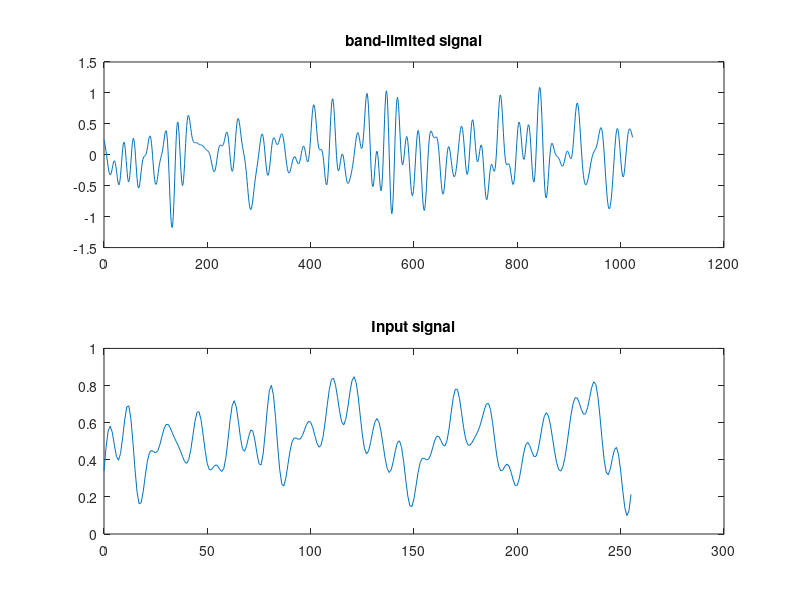
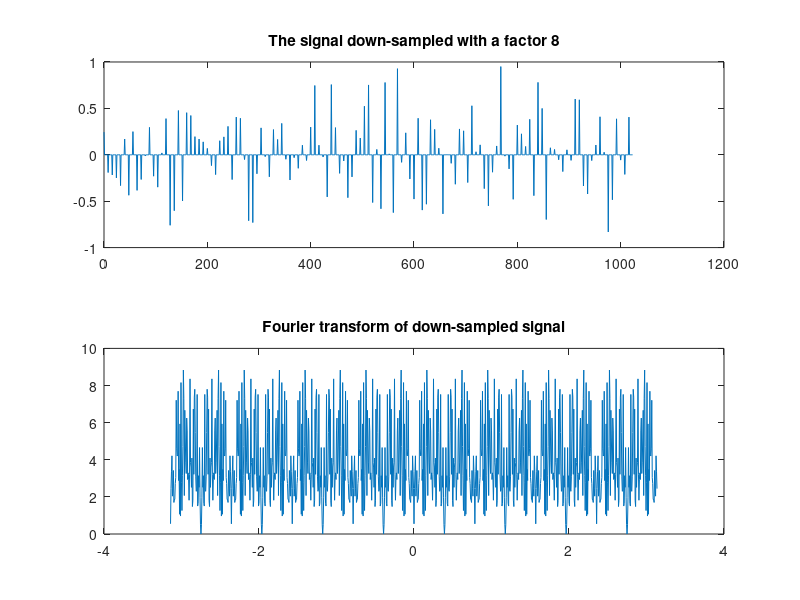
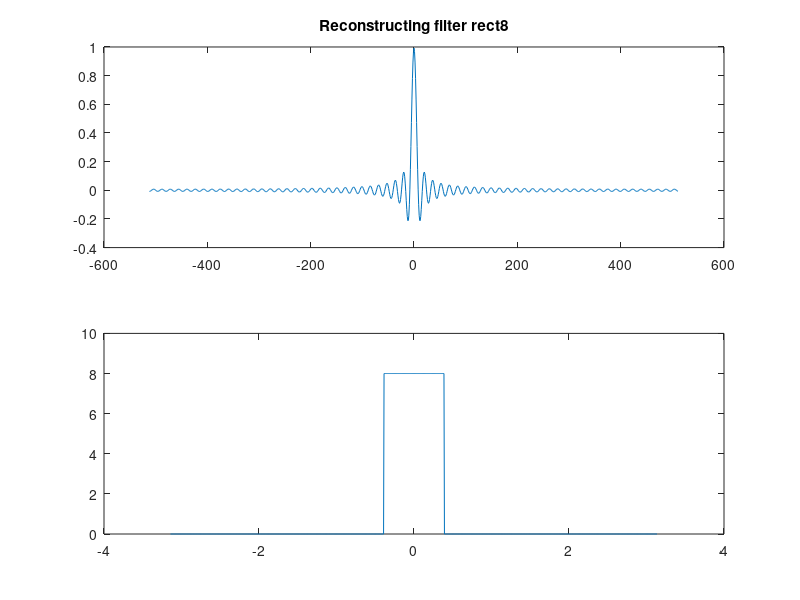
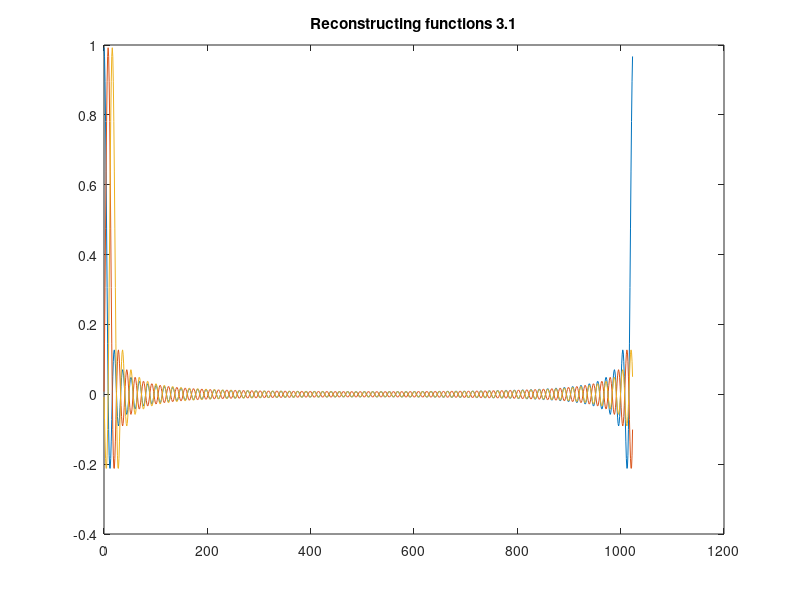

Write the MATLAB code that produced these figures, in order. (Note: this script raises an error after producing the figures.)
%% 3.1 Down-sampling and reconstruction of a discrete signal

s=randn(1024,1);
S=fftshift(fft(s));
u=(-512:511)'*pi/512;
Rect8=(abs(u)<pi/8);
Sbl=S.*Rect8; %Create a pi/4-band-limited transform
sbl=ifft(ifftshift(Sbl));
figure(1);subplot(2,1,1);plot(0:1023,sbl);
title('band-limited signal');
subplot(2,1,2);plot(u,abs(Sbl));
title('Fourier transform of band-limited signal');

downsampl8=sbl(1:8:end);

upsampl8=zeros(1024,1);
upsampl8(1:8:end)=downsampl8;
figure(2);subplot(2,1,1);plot(0:1023,upsampl8);
title('The signal down-sampled with a factor 8');
subplot(2,1,2);plot(u,abs(fftshift(fft(upsampl8))));
title('Fourier transform of down-sampled signal');

%%

rect8=ifft(fftshift(8*Rect8));
figure(3);
subplot(2,1,1);plot(-512:511,ifftshift(rect8));
title('Reconstructing filter rect8');
subplot(2,1,2);plot(u,abs(fftshift(fft(rect8))));

%%

for ix=0:127,
B8(:,ix+1)=circshift(rect8,8*ix);
end
figure(4);plot(0:1023,B8(:,[1 2 3]));
title('Reconstructing functions 3.1')

%%

sblrec8=B8*upsampl8(1:8:end);
figure(5);
subplot(2,1,1);plot(0:1023,sblrec8);
title('Reconstructed signal from factor 8 down-sampled signal');
subplot(2,1,2);plot(u,abs(fftshift(fft(sblrec8))));
title('Fourier transform of reconstructed signal');
fprintf('Reconstruction from factor 8 down-sampled signal (no noise)\n');
fprintf('Reconstruction error: %e\n',norm(sbl-sblrec8));

%% 
sblrec8=B8*upsampl8(1:8:end);
figure(5);
subplot(2,1,1);plot(0:1023,sblrec8);
title('Reconstructed signal from factor 8 down-sampled signal');
subplot(2,1,2);plot(u,abs(fftshift(fft(sblrec8))));
title('Fourier transform of reconstructed signal');
fprintf('Reconstruction from factor 8 down-sampled signal (no noise)\n');
fprintf('Reconstruction error: %e\n',norm(sbl-sblrec8));

err = sbl-sblrec8
mean_er = mean(err)
std_er = std(err)

%% 3.2  Sampling noise
sigma=0.1;
downsampl8n=sbl(1:8:end)+sigma*randn(128,1);
upsampl8n=zeros(1,1024);
upsampl8n(1:8:end)=downsampl8n;
figure(6);
subplot(2,1,1);plot(0:1023,upsampl8n);
title('The signal down-sampled with a factor 8 with noise');
subplot(2,1,2);plot(u,abs(fftshift(fft(upsampl8n))));
title('Fourier transform of down-sampled signal with noise');



sblrec8n=B8*downsampl8n;
figure(7);subplot(2,1,1);plot(0:1023,sblrec8n);
title('Reconstructed signal from factor 8 down-sampled signal with noise');
subplot(2,1,2);plot(u,abs(fftshift(fft(sblrec8n))));
title('Fourier transform of reconstructed signal with noise');
err=sbl-sblrec8n;
fprintf('Reconstruction from factor 8 down-sampled signal with noise\n');
fprintf('Reconstruction error: mean %f std %f\n',mean(err),std(err));

%Reconstruction from factor 8 down-sampled signal with noise
%Reconstruction error: mean 0.000658 std 0.097498
%Reconstruction from factor 8 down-sampled signal with noise
%Reconstruction error: mean 0.011691 std 0.101214
%Reconstruction from factor 8 down-sampled signal with noise
%Reconstruction error: mean -0.015419 std 0.094313
%Reconstruction from factor 8 down-sampled signal with noise
%Reconstruction error: mean -0.002645 std 0.091239

%% 3.3 Over-sampling, reconstruction with a basis
sigma=0.1;
downsampl4n=sbl(1:4:end)+sigma*randn(256,1);
upsampl4n=zeros(1,1024);
upsampl4n(1:4:end)=downsampl4n;
figure(8);
subplot(2,1,1);plot(0:1023,upsampl4n);
title('The signal down-sampled with a factor 4 with noise');
subplot(2,1,2);plot(u,abs(fftshift(fft(upsampl4n))));
title('Fourier transform of down-sampled signal with noise');



Rect4=(abs(u)<=pi/4);
rect4=ifft(fftshift(4*Rect4));
figure(9);
subplot(2,1,1);plot(-512:511,ifftshift(rect4));
title('Reconstructing filter rect4');
subplot(2,1,2);plot(u,abs(fftshift(fft(rect4))));

for ix=0:255,
    B4(:,ix+1)=circshift(rect4,4*ix);
end
figure(10);plot(0:1023,B4(:,[1 2 3 4])');
title('Reconstructing functions 3.3')

sblrec4b=B4*downsampl4n;
figure(11);subplot(2,1,1);plot(0:1023,sblrec4b);
title('Reconstructed signal from factor 4 down-sampled signal (basis)');
subplot(2,1,2);plot(u,abs(fftshift(fft(sblrec4b))));
title('Fourier transform of reconstructed signal (basis)');
err=sbl-sblrec4b;
fprintf('Reconstruction from factor 4 down-sampled signal (basis)\n');
fprintf('Reconstruction error: mean %f std %f\n',mean(err),std(err));

% 3.4 Over-sampling, reconstruction with a frame

for ix=0:255,
F8(:,ix+1)=circshift(rect8,4*ix);
end
figure(13);plot(0:1023,F8(:,[1 2 3 4])');
title('Reconstructing functions 3.4')

%
sblrec4f=0.5*F8*downsampl4n;
figure(15);
subplot(2,1,1);plot(0:1023,sblrec4f);
title('Reconstructed signal from factor 4 down-sampled signal (frame)');
subplot(2,1,2);plot(u,abs(fftshift(fft(sblrec4f))));
title('Fourier transform of reconstructed signal (frame)');
err=sbl-sblrec4f;
fprintf('Reconstruction from factor 4 down-sampled signal (frame)\n');
fprintf('Reconstruction error: mean %f std %f\n',mean(err),std(err));

%% 4 DWT of 1D signals

l=256;
u=((-l/2):(l/2-1))*2*pi/l;
s0=rand(1,l);
S0=fftshift(fft(ifftshift(s0)));
S=S0.*(abs(u)<pi/4);
s=real(ifftshift(ifft(fftshift(S))));
figure(1);plot(0:255,s);
title('Input signal');

[h0 g0 h1 g1]=wfilters('db3')

flength=length(h0);
u1=((-flength/2):(flength/2-1))*2*pi/flength;
figure(2);
subplot(4,1,1);plot(u1,abs(fftshift(fft(h0))));title('FT of h0');
subplot(4,1,2);plot(u1,abs(fftshift(fft(g0))));title('FT of g0');
subplot(4,1,3);plot(u1,abs(fftshift(fft(h1))));title('FT of h1');
subplot(4,1,4);plot(u1,abs(fftshift(fft(g1))));title('FT of g1');

%%
figure(3)
subplot(4,1,1);plot(h0);title('Signal domain of h0');
subplot(4,1,2);plot(h1);title('Signal domain of h1');
subplot(4,1,3);plot(g0);title('Signal domain of g0');
subplot(4,1,4);plot(g1);title('Signal domain of g1');
%%
figure(3);
subplot(4,1,1);plot(u1,abs(fftshift(fft(h0))));title('FT of h0');
subplot(4,1,2);plot(u1,abs(fftshift(fft(g0))));title('FT of g0');
subplot(4,1,3);plot(u1,abs(fftshift(fft(h1))));title('FT of h1');
subplot(4,1,4);plot(u1,abs(fftshift(fft(g1))));title('FT of g1');

%%
dwtmode('per');  %Set periodic mode of filtering operations
[a d]=dwt(s,h0,g0);
figure(3);
subplot(2,1,1);plot(a);title('a');
subplot(2,1,2);plot(d);title('d');

srec1=idwt(a,d,h1,g1);
figure(4);plot(0:255,srec1);
title('Reconstructed signal');
%%
[a1 d1]=dwt(s,h0,g0);
[a2 d2]=dwt(a1,h0,g0);
figure(5);
subplot(3,1,1);plot(a2);title('a2');
subplot(3,1,2);plot(d2);title('d2');
subplot(3,1,3);plot(d1);title('d1');

%%
a1rec=idwt(a2,d2,h1,g1);
srec2=idwt(a1rec,d1,h1,g1);
figure(6);plot(srec2);title('Reconstructed signal');

%%
% Code snippet (A)
N=5;ad=s;p=length(s);figure(7);
for cnt=1:N,
[a d]=dwt(ad(1:p),h0,g0);
ad(1:p)=[a d];
subplot(N+1,1,N+2-cnt);
plot(d);title(sprintf('details level %d',cnt));
p=p/2;
end
subplot(N+1,1,1);plot(a);
title(sprintf('approximation level %d',cnt));
figure(8);plot(ad);
title('Concatenated approximation and details');